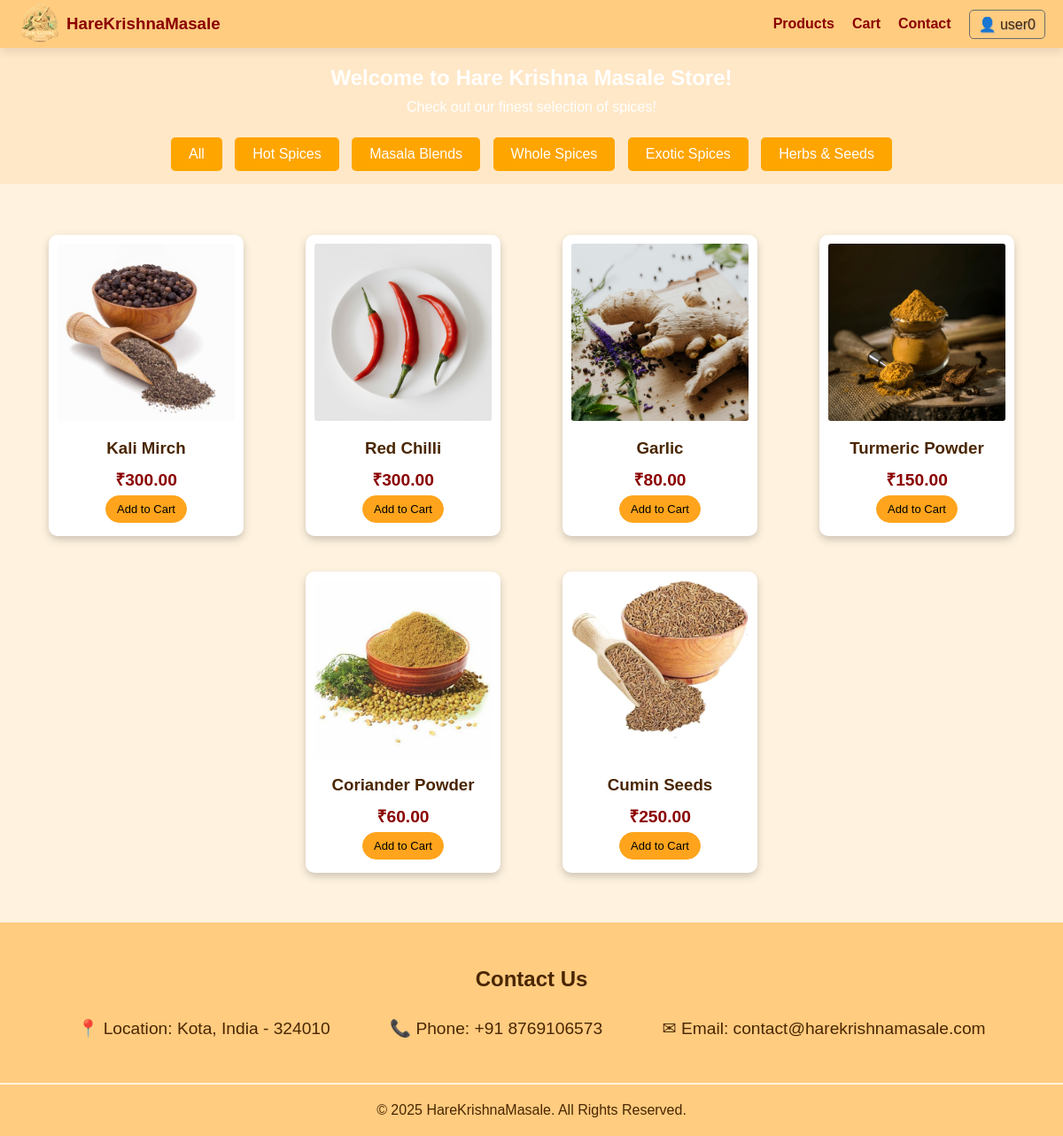
Screenshot of /products/ (signed in) with the database file from the repository.
### apps/products/models.py (models this page shows, shortened)
class Product(models.Model):
    name = models.CharField(max_length=255)
    description = models.TextField()
    price = models.DecimalField(max_digits=10, decimal_places=2)
    image = models.ImageField(upload_to='product_images/')
    stock = models.PositiveIntegerField(default=0)
    created_at = models.DateTimeField(auto_now_add=True)

### apps/products/views.py (the view)
# urls.py: path('', product_list, name='product_list'),
def product_list(request):
    products = Product.objects.all()
    return render(request, 'products/product_list.html', {'products': products})

### templates/products/product_list.html (shortened to what this page needs)
<!DOCTYPE html>
<html lang="en">
<head>
    {% load static %}
    <link rel="stylesheet" href="{% static 'harekrishnamasale/homepage.css' %}">
    <link rel="stylesheet" href="{% static 'products/products.css' %}">
</head>
<body>
    <header>
        <nav>
            <a href="/" class="logo">
                <img src="/media/homepage/logo.png" alt="HareKrishnaMasale Logo">
                <h3>HareKrishnaMasale</h3>
            </a>
            <ul>
                <li><a href="{% url 'product-list' %}">Products</a></li>
                <li><a href="{% url 'cart:cart-detail' %}">Cart</a></li>
                <li><a href="#contact">Contact</a></li>
                {% if user.is_authenticated %}
                    <li class="user-dropdown">
                        <span id="user-toggle" class="user-name">👤 {{ user.username }}</span>
                    </li>
                {% endif %}
            </ul>
        </nav>
    </header>
    <section class="filter">
        <h2>Welcome to Hare Krishna Masale Store!</h2>
        <p>Check out our finest selection of spices!</p>
        <div class="filter-options">
            <button class="filter-btn" data-category="all">All</button>
            <button class="filter-btn" data-category="hot">Hot Spices</button>
            <button class="filter-btn" data-category="blends">Masala Blends</button>
            <button class="filter-btn" data-category="whole">Whole Spices</button>
            <button class="filter-btn" data-category="exotic">Exotic Spices</button>
            <button class="filter-btn" data-category="herbs">Herbs & Seeds</button>
        </div>
    </section>
    <section class="products-section">
        <div class="product-grid">
            {% for product in products %}
                <a href="{% url 'product-detail' product.id %}" style="text-decoration: none; color: inherit;">
                    <div class="product">
                        <div id="product-img">
                            <img src="{{ product.image.url }}" alt="{{ product.name }}">
                        </div>
                        <h3>{{ product.name }}</h3>
                        <p>₹{{ product.price }}</p>
                        <form action="{% url 'cart:cart-add' product.id %}" method="post">
                            <button class="add-to-cart-button" type="submit">Add to Cart</button>
                        </form>
                    </div>
                </a>
            {% endfor %}
        </div>
    </section>
    <section id="contact">
        <h2>Contact Us</h2>
        <div class="contact-info">
            <div>📍 Location: Kota, India - 324010</div>
            <div>📞 Phone: +91 8769106573</div>
            <div>✉ Email: contact@harekrishnamasale.com</div>
        </div>
    </section>
    <footer>
        <p>&copy; 2025 HareKrishnaMasale. All Rights Reserved.</p>
    </footer>
</body>
</html>

### static/harekrishnamasale/homepage.css (style rules this page uses)
* { margin: 0; padding: 0; box-sizing: border-box; font-family: Arial, sans-serif; }
body { font-family: Arial, sans-serif; background-color: #fff3e0; color: #4a2600; text-align: center; min-height:100vh; }
header { position: fixed; top: 0; width: 100%; background: #ffcc80; padding: 2px 0; box-shadow: 0px 4px 10px rgba(0, 0, 0, 0.1); z-index: 1000; transition: all 0.3s ease-in-out; }
nav { display: flex; justify-content: space-between; align-items: center; padding: 0 20px; }
.logo { display: flex; align-items: center; gap: 5px; text-decoration: none; color: #8b0000; }
.logo img { height: 50px; }
ul { list-style: none; display: flex; gap: 20px; align-items: center; }
ul li a { text-decoration: none; color: #8b0000; font-size: 1em; font-weight: bold; transition: 0.2s ease-in-out; cursor: pointer; }
.user-dropdown { position: relative; list-style: none; }
.user-name { padding: 6px 10px; display: inline-block; background-color: #ffcc80; text-shadow: 0.6px 0.6px 1px rgb(167, 167, 167); border-radius: 5px; border: 1px solid rgb(109, 109, 109); white-space: nowrap; overflow: hidden; text-overflow: ellipsis; max-width: 120px; vertical-align: middle; transition: box-shadow 0.3s ease; font-size: 1rem; cursor: pointer; }
.product-grid { display: flex; flex-wrap: wrap; justify-content: center; gap: 40px 70px; padding: 20px; }
.product { flex: 1 1 220px; min-height: 300px; max-width: 220px; height:fit-content; text-align: center; padding: 10px; display: flex; flex-direction: column; align-items: center; border-radius: 10px; box-shadow: 0px 4px 10px rgba(0, 0, 0, 0.2); transition: transform 0.3s; background: white; }
.product img { width: 100%; max-width: 200px; height: auto; border-radius: 3px; margin-bottom: 5px; }
#product-img { width: 100%; height: 220px; }
.product p { font-size: 1.2em; color: #8B0000; margin-top: 10px; font-weight: bold; }
.add-to-cart-button { white-space: nowrap; display: block; padding: 0 12px; margin: 5px; font-size: 13px; line-height: 29px; text-align: center; border: .5px solid #ffa41c; border-radius: 50px; outline: 0; color: black; background: #ffa41c; }
#contact { padding: 50px 20px; background: #ffcc80; color: #4a2600; }
#contact h2 { margin-bottom: 30px; }
.contact-info { display: flex; justify-content: space-evenly; flex-wrap: wrap; }
.contact-info div { font-size: 1.2em; }
footer { background: #ffcc80; color: #4a2600; padding: 20px; margin-top: 2px; }

### static/products/products.css (style rules this page uses)
.filter-options { margin-bottom: 0px; }
.filter-btn { padding: 10px 20px; border: none; background: #FFA500; color: white; font-size: 1em; cursor: pointer; margin: 5px; border-radius: 5px; transition: background 0.3s; }
.filter { position: relative; padding: 10px 20px; background: #ff8c001b; margin-bottom: 1px; margin-top: 54px; overflow: hidden; }
.filter::before { content: ""; position: absolute; top: 0; left: 0; width: 100%; height: 100%; background: url('/media/homepage/about-bg.jpg') center/cover no-repeat; filter: blur(5px) brightness(70%); opacity: 0.7; z-index: -1; }
.filter h2 { padding: 10px; color: white; }
.filter p { margin-bottom: 20px; color: white; }
.products-section { padding: 3% 0%; }
.product { flex: 1 1 220px; min-height: 300px; max-width: 220px; height:fit-content; text-align: center; padding: 10px; display: flex; flex-direction: column; align-items: center; border-radius: 10px; box-shadow: 0px 4px 10px rgba(0, 0, 0, 0.2); transition: transform 0.3s; background: white; }
.product img { width: 100%; max-width: 200px; height: auto; border-radius: 3px; margin-bottom: 5px; }
#product-img { width: 100%; height: 220px; }
.product p { font-size: 1.2em; color: #8B0000; margin-top: 10px; font-weight: bold; }

### rows the page displays
Product: image (picture), name "Kali Mirch", price "300.00"
Product: image (picture), name "Red Chilli", price "300.00"
Product: image (picture), name "Garlic", price "80.00"
Product: image (picture), name "Turmeric Powder", price "150.00"
Product: image (picture), name "Coriander Powder", price "60.00"
Product: image (picture), name "Cumin Seeds", price "250.00"

### other values shown
{{ user.username }} "user0"
